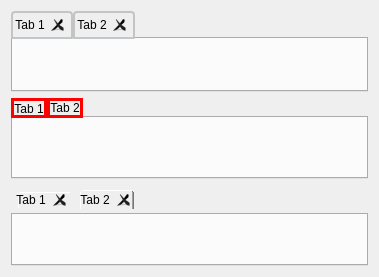
<?xml version="1.0" encoding="UTF-8"?>
<ui version="4.0">
 <class>Form</class>
 <widget class="QWidget" name="Form">
  <property name="geometry">
   <rect>
    <x>0</x>
    <y>0</y>
    <width>379</width>
    <height>277</height>
   </rect>
  </property>
  <property name="windowTitle">
   <string>Form</string>
  </property>
  <property name="styleSheet">
   <string notr="true">#tabWidget QTabBar::tab {
     background: qlineargradient(x1: 0, y1: 0, x2: 0, y2: 1,
                                 stop: 0 #E1E1E1, stop: 0.4 #DDDDDD,
                                 stop: 0.5 #D8D8D8, stop: 1.0 #D3D3D3);
     border: 2px solid #C4C4C3;
     border-bottom-color: #C2C7CB; /* same as the pane color */
     border-top-left-radius: 4px;
     border-top-right-radius: 4px;
     padding: 2px;
 }

#tabWidget_2 QTabBar::tab {
     border: 3px solid red;
 }

#tabWidget_3 QTabBar::tab {
     margin: 5px;
 }


</string>
  </property>
  <layout class="QVBoxLayout" name="verticalLayout">
   <item>
    <widget class="QTabWidget" name="tabWidget">
     <property name="currentIndex">
      <number>1</number>
     </property>
     <property name="tabsClosable">
      <bool>true</bool>
     </property>
     <widget class="QWidget" name="tab">
      <attribute name="title">
       <string>Tab 1</string>
      </attribute>
     </widget>
     <widget class="QWidget" name="tab_2">
      <attribute name="title">
       <string>Tab 2</string>
      </attribute>
     </widget>
    </widget>
   </item>
   <item>
    <widget class="QTabWidget" name="tabWidget_2">
     <property name="currentIndex">
      <number>1</number>
     </property>
     <property name="tabsClosable">
      <bool>false</bool>
     </property>
     <widget class="QWidget" name="tab_3">
      <attribute name="title">
       <string>Tab 1</string>
      </attribute>
     </widget>
     <widget class="QWidget" name="tab_4">
      <attribute name="title">
       <string>Tab 2</string>
      </attribute>
     </widget>
    </widget>
   </item>
   <item>
    <widget class="QTabWidget" name="tabWidget_3">
     <property name="currentIndex">
      <number>1</number>
     </property>
     <property name="tabsClosable">
      <bool>true</bool>
     </property>
     <widget class="QWidget" name="tab_5">
      <attribute name="title">
       <string>Tab 1</string>
      </attribute>
     </widget>
     <widget class="QWidget" name="tab_6">
      <attribute name="title">
       <string>Tab 2</string>
      </attribute>
     </widget>
    </widget>
   </item>
  </layout>
 </widget>
 <resources/>
 <connections/>
</ui>
